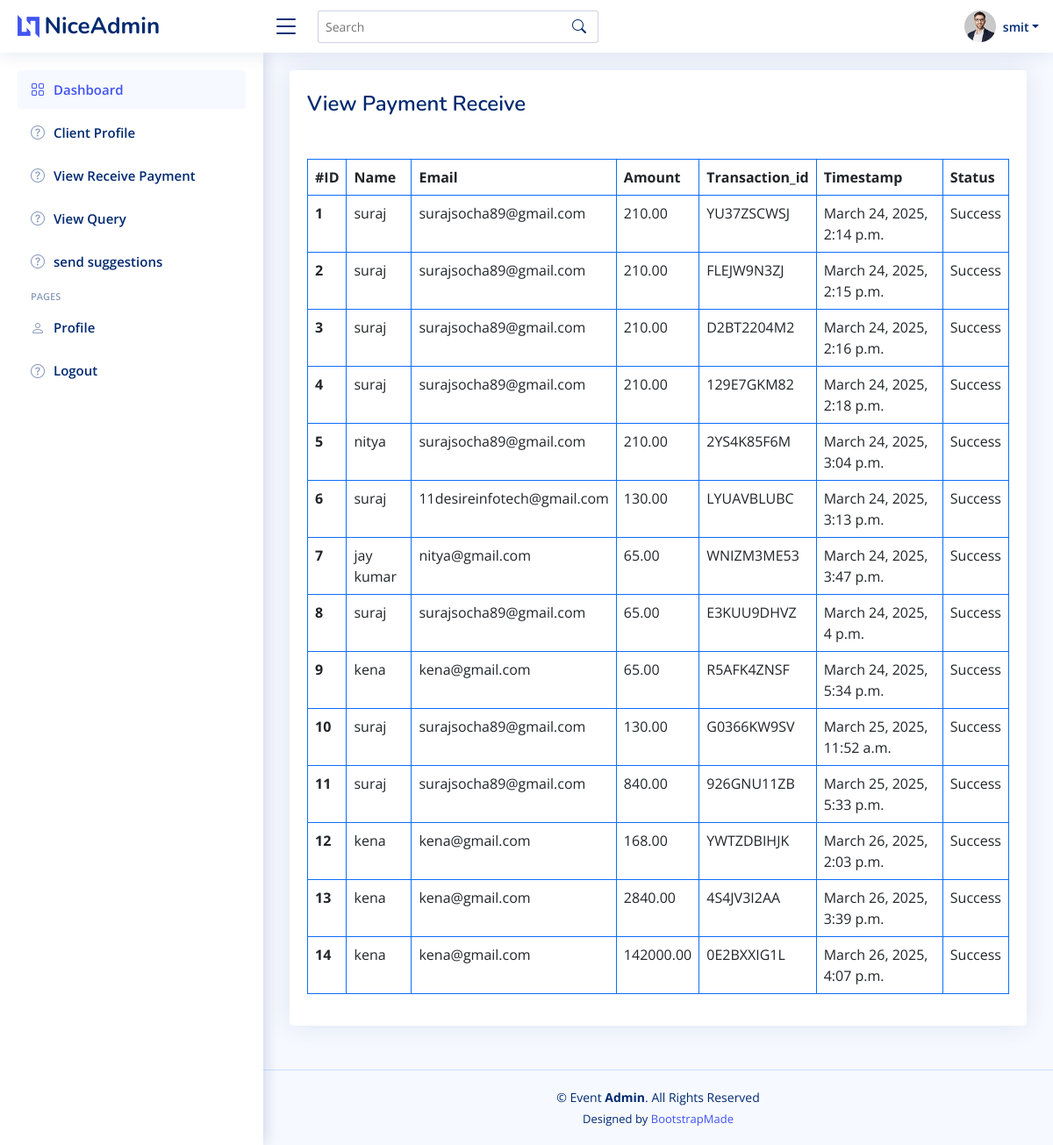
The page /view-receive-payment/ (signed in) on the database as committed earlier.
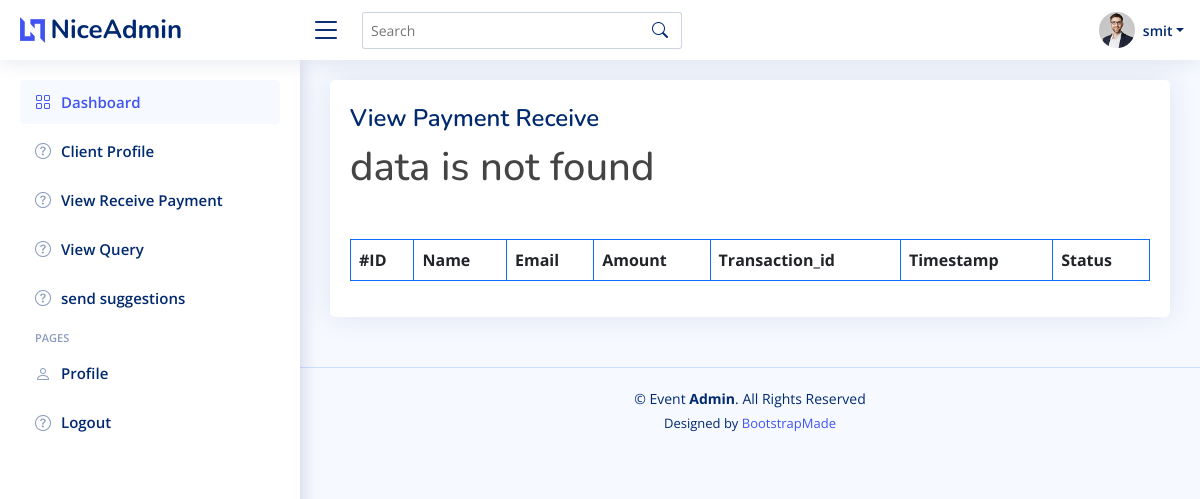
The same page on the database as committed later.
### appeventor/models.py (models this page shows, shortened)
class adminuser(models.Model):
    name=models.CharField(max_length=20)
    is_read = models.BooleanField(default=False)
    username=models.EmailField()
    password=models.CharField(max_length=16)
    suggestion=models.TextField(null=True)

class FakePayment(models.Model):
    user = models.ForeignKey(datadesire, on_delete=models.CASCADE, related_name="payments",null=True)
    name = models.CharField(max_length=100)
    email = models.EmailField()
    amount = models.DecimalField(max_digits=10, decimal_places=2)
    transaction_id = models.CharField(max_length=20, unique=True)
    status = models.CharField(max_length=20, choices=[('Success', 'Success'), ('Failed', 'Failed')], default='Success')
    timestamp = models.DateTimeField(auto_now_add=True)

### appeventor/views.py (the view)
# urls.py: path("view-receive-payment/",views.view_receive_payment,name="view-receive-payment"),
def view_receive_payment(request):
    data=request.session.get('id')
    user=adminuser.objects.get(id=data)
    amount=FakePayment.objects.all()
    return render(request,"admin/view-receive-payment.html",{'user':user,"amount_show":amount})

### appeventor/templates/admin/view-receive-payment.html (shortened to what this page needs)
<!DOCTYPE html>
<html lang="en">
<head>
  <link href="../static/assets2/vendor/bootstrap/css/bootstrap.min.css" rel="stylesheet">
  <link href="../static/assets2/vendor/bootstrap-icons/bootstrap-icons.css" rel="stylesheet">
  <link href="../static/assets2/vendor/boxicons/css/boxicons.min.css" rel="stylesheet">
  <link href="../static/assets2/vendor/quill/quill.snow.css" rel="stylesheet">
  <link href="../static/assets2/vendor/quill/quill.bubble.css" rel="stylesheet">
  <link href="../static/assets2/vendor/remixicon/remixicon.css" rel="stylesheet">
  <link href="../static/assets2/vendor/simple-datatables/style.css" rel="stylesheet">
  <link href="../static/assets2/css/style.css" rel="stylesheet">
</head>
<body>
  <header id="header" class="header fixed-top d-flex align-items-center">
    <div class="d-flex align-items-center justify-content-between">
      <a href="{% url 'adminhome'%}" class="logo d-flex align-items-center">
        <img src="../static/assets2/img/logo.png" alt="">
        <span class="d-none d-lg-block">NiceAdmin</span>
      </a>
      <i class="bi bi-list toggle-sidebar-btn"></i>
    </div>
    <div class="search-bar">
      <form class="search-form d-flex align-items-center" method="POST" action="#">
        <input type="text" name="query" placeholder="Search" title="Enter search keyword">
        <button type="submit" title="Search"><i class="bi bi-search"></i></button>
      </form>
    </div>
    <nav class="header-nav ms-auto">
      <ul class="d-flex align-items-center">
        <li class="nav-item dropdown pe-3">
          <a class="nav-link nav-profile d-flex align-items-center pe-0" href="#" data-bs-toggle="dropdown">
            <img src="../static/assets2/img/profile-img.jpg" alt="Profile" class="rounded-circle">
            <span class="d-none d-md-block dropdown-toggle ps-2">{{user.name}}</span>
          </a>
        </li>
      </ul>
    </nav>
  </header>
  <aside id="sidebar" class="sidebar">
    <ul class="sidebar-nav" id="sidebar-nav">
      <li class="nav-item">
        <a class="nav-link " href="{% url 'view-receive-payment'%}">
          <span>Dashboard</span>
        </a>
      </li>
      <li class="nav-item">
        <a class="nav-link collapsed" href="{% url 'client-profile'%}">
          <span>Client Profile</span>
        </a>
      </li>
      <li class="nav-item">
        <a class="nav-link collapsed" href="{% url 'view-receive-payment'%}">
          <span>View Receive Payment</span>
        </a>
      </li>
      <li class="nav-item">
        <a class="nav-link collapsed" href="{% url 'subscription'%}">
          <span>View Subscription</span>
        </a>
      </li>
      <li class="nav-item">
        <a class="nav-link collapsed" href="{% url 'view-suggestions'%}">
          <span>View Query</span>
        </a>
      </li>
      <li class="nav-heading">Pages</li>
      <li class="nav-heading">Pages</li>
      <li class="nav-item">
        <a class="nav-link collapsed" href="{% url 'users-profile'%}">
          <span>Profile</span>
        </a>
      </li>
      <li class="nav-item">
        <a class="nav-link collapsed" href="{% url 'admin_logout'%}">
          <span>Logout</span>
        </a>
      </li>
    </ul>
  </aside>
  <aside id="sidebar" class="sidebar">
    <ul class="sidebar-nav" id="sidebar-nav">
      <li class="nav-item">
        <a class="nav-link " href="{% url 'adminhome'%}">
          <i class="bi bi-grid"></i>
          <span>Dashboard</span>
        </a>
      </li>
      <li class="nav-item">
        <a class="nav-link collapsed" href="{% url 'client-profile'%}">
          <i class="bi bi-question-circle"></i>
          <span>Client Profile</span>
        </a>
      </li>
      <li class="nav-item">
        <a class="nav-link collapsed" href="{% url 'view-receive-payment'%}">
          <i class="bi bi-question-circle"></i>
          <span>View Receive Payment</span>
        </a>
      </li>
      <li class="nav-item">
        <a class="nav-link collapsed" href="{% url 'view-suggestions'%}">
          <i class="bi bi-question-circle"></i>
          <span>View Query</span>
        </a>
      </li>
       <li class="nav-item">
        <a class="nav-link collapsed" href="#">
          <i class="bi bi-question-circle"></i>
          <span>send suggestions</span>
        </a>
      </li>
      <li class="nav-heading">Pages</li>
      <li class="nav-item">
        <a class="nav-link collapsed" href="{% url 'users-profile'%}">
          <i class="bi bi-person"></i>
          <span>Profile</span>
        </a>
      </li>
      <li class="nav-item">
        <a class="nav-link collapsed" href="{% url 'admin_logout'%}">
          <i class="bi bi-question-circle"></i>
          <span>Logout</span>
        </a>
      </li>
    </ul>
  </aside>
  <main id="main" class="main">
  <div class="card">
      <div class="card-body">
            <div class="pagetitle mt-4">
                  <h1>View Payment Receive</h1>
                </div>
  <table class="table table-bordered border-primary mt-5">
      <thead>
        <tr>
          <th scope="col">#ID</th>
          <th scope="col">Name</th>
          <th scope="col">Email</th>
          <th scope="col">Amount</th>
          <th scope="col">Transaction_id</th>
          <th scope="col">Timestamp</th>
          <th scope="col">Status</th>
        </tr>
      </thead>
      <tbody>
        {% if amount_show %}
                                    {% for i in amount_show %}
                                    <tr>
                                        <th scope="row">{{i.id}}</th>
                                        <td>{{i.name}}</td>
                                        <td>{{i.email}}</td>
                                        <td>{{i.amount}}</td>
                                        <td>{{i.transaction_id}}</td>
                                        <td>{{i.timestamp}}</td>
                                        <td>{{i.status}}</td>
                                    </tr>
                                    {%endfor%}
                                    {%else%}
                                    <h1>data is not found</h1>
                                    {%endif%}
      </tbody>
    </table>
</div>
</div>
</main>
<footer id="footer" class="footer">
  <div class="copyright">
    &copy; Event <strong><span>Admin</span></strong>. All Rights Reserved
  </div>
  <div class="credits">
    Designed by <a href="https://bootstrapmade.com/">BootstrapMade</a>
  </div>
</footer>
</body>
</html>

### static/assets2/css/style.css (style rules this page uses)
:root { scroll-behavior: smooth; }
body { font-family: "Open Sans", sans-serif; background: #f6f9ff; color: #444444; }
a { color: #4154f1; text-decoration: none; }
h1, h2, h3, h4, h5, h6 { font-family: "Nunito", sans-serif; }
#main { margin-top: 60px; padding: 20px 30px; transition: all 0.3s; }
.pagetitle { margin-bottom: 10px; }
.pagetitle h1 { font-size: 24px; margin-bottom: 0; font-weight: 600; color: #012970; }
.card { margin-bottom: 30px; border: none; border-radius: 5px; box-shadow: 0px 0 30px rgba(1, 41, 112, 0.1); }
.card-body { padding: 0 20px 20px 20px; }
.logo { line-height: 1; }
@media (min-width: 1200px) { .logo { width: 280px; } }
.logo img { max-height: 26px; margin-right: 6px; }
.logo span { font-size: 26px; font-weight: 700; color: #012970; font-family: "Nunito", sans-serif; }
.header { transition: all 0.5s; z-index: 997; height: 60px; box-shadow: 0px 2px 20px rgba(1, 41, 112, 0.1); background-color: #fff; padding-left: 20px; }
.header .toggle-sidebar-btn { font-size: 32px; padding-left: 10px; cursor: pointer; color: #012970; }
.header .search-bar { min-width: 360px; padding: 0 20px; }
.header .search-form { width: 100%; }
.header .search-form input { border: 0; font-size: 14px; color: #012970; border: 1px solid rgba(1, 41, 112, 0.2); padding: 7px 38px 7px 8px; border-radius: 3px; transition: 0.3s; width: 100%; }
.header .search-form button { border: 0; padding: 0; margin-left: -30px; background: none; }
.header .search-form button i { color: #012970; }
.header-nav ul { list-style: none; }
.header-nav>ul { margin: 0; padding: 0; }
.header-nav .nav-profile { color: #012970; }
.header-nav .nav-profile img { max-height: 36px; }
.header-nav .nav-profile span { font-size: 14px; font-weight: 600; }
.sidebar { position: fixed; top: 60px; left: 0; bottom: 0; width: 300px; z-index: 996; transition: all 0.3s; padding: 20px; overflow-y: auto; scrollbar-width: thin; scrollbar-color: #aab7cf transparent; box-shadow: 0px 0px 20px rgba(1, 41, 112, 0.1); background-color: #fff; }
@media (min-width: 1200px) { #main, #footer { margin-left: 300px; } }
.sidebar-nav { padding: 0; margin: 0; list-style: none; }
.sidebar-nav li { padding: 0; margin: 0; list-style: none; }
.sidebar-nav .nav-item { margin-bottom: 5px; }
.sidebar-nav .nav-heading { font-size: 11px; text-transform: uppercase; color: #899bbd; font-weight: 600; margin: 10px 0 5px 15px; }
.sidebar-nav .nav-link { display: flex; align-items: center; font-size: 15px; font-weight: 600; color: #4154f1; transition: 0.3; background: #f6f9ff; padding: 10px 15px; border-radius: 4px; }
.sidebar-nav .nav-link i { font-size: 16px; margin-right: 10px; color: #4154f1; }
.sidebar-nav .nav-link.collapsed { color: #012970; background: #fff; }
.sidebar-nav .nav-link.collapsed i { color: #899bbd; }
.footer { padding: 20px 0; font-size: 14px; transition: all 0.3s; border-top: 1px solid #cddfff; }
.footer .copyright { text-align: center; color: #012970; }
.footer .credits { padding-top: 5px; text-align: center; font-size: 13px; color: #012970; }

Rows that differ between the two databases and show on the page:
removed FakePayment: id "1", name "suraj", email "surajsocha89@gmail.com", amount "210.00", transaction_id "YU37ZSCWSJ", timestamp "March 24, 2025, 2:14 p.m.", status "Success"
removed FakePayment: id "2", name "suraj", email "surajsocha89@gmail.com", amount "210.00", transaction_id "FLEJW9N3ZJ", timestamp "March 24, 2025, 2:15 p.m.", status "Success"
removed FakePayment: id "3", name "suraj", email "surajsocha89@gmail.com", amount "210.00", transaction_id "D2BT2204M2", timestamp "March 24, 2025, 2:16 p.m.", status "Success"
removed FakePayment: id "4", name "suraj", email "surajsocha89@gmail.com", amount "210.00", transaction_id "129E7GKM82", timestamp "March 24, 2025, 2:18 p.m.", status "Success"
removed FakePayment: id "5", name "nitya", email "surajsocha89@gmail.com", amount "210.00", transaction_id "2YS4K85F6M", timestamp "March 24, 2025, 3:04 p.m.", status "Success"
removed FakePayment: id "6", name "suraj", email "11desireinfotech@gmail.com", amount "130.00", transaction_id "LYUAVBLUBC", timestamp "March 24, 2025, 3:13 p.m.", status "Success"
removed FakePayment: id "7", name "jay kumar", email "nitya@gmail.com", amount "65.00", transaction_id "WNIZM3ME53", timestamp "March 24, 2025, 3:47 p.m.", status "Success"
removed FakePayment: id "8", name "suraj", email "surajsocha89@gmail.com", amount "65.00", transaction_id "E3KUU9DHVZ", timestamp "March 24, 2025, 4 p.m.", status "Success"
removed FakePayment: id "9", name "kena", email "kena@gmail.com", amount "65.00", transaction_id "R5AFK4ZNSF", timestamp "March 24, 2025, 5:34 p.m.", status "Success"
removed FakePayment: id "10", name "suraj", email "surajsocha89@gmail.com", amount "130.00", transaction_id "G0366KW9SV", timestamp "March 25, 2025, 11:52 a.m.", status "Success"
removed FakePayment: id "11", name "suraj", email "surajsocha89@gmail.com", amount "840.00", transaction_id "926GNU11ZB", timestamp "March 25, 2025, 5:33 p.m.", status "Success"
removed FakePayment: id "12", name "kena", email "kena@gmail.com", amount "168.00", transaction_id "YWTZDBIHJK", timestamp "March 26, 2025, 2:03 p.m.", status "Success"
removed FakePayment: id "13", name "kena", email "kena@gmail.com", amount "2840.00", transaction_id "4S4JV3I2AA", timestamp "March 26, 2025, 3:39 p.m.", status "Success"
removed FakePayment: id "14", name "kena", email "kena@gmail.com", amount "142000.00", transaction_id "0E2BXXIG1L", timestamp "March 26, 2025, 4:07 p.m.", status "Success"
Other text that changed with them:
text now shown: "data is not found"
